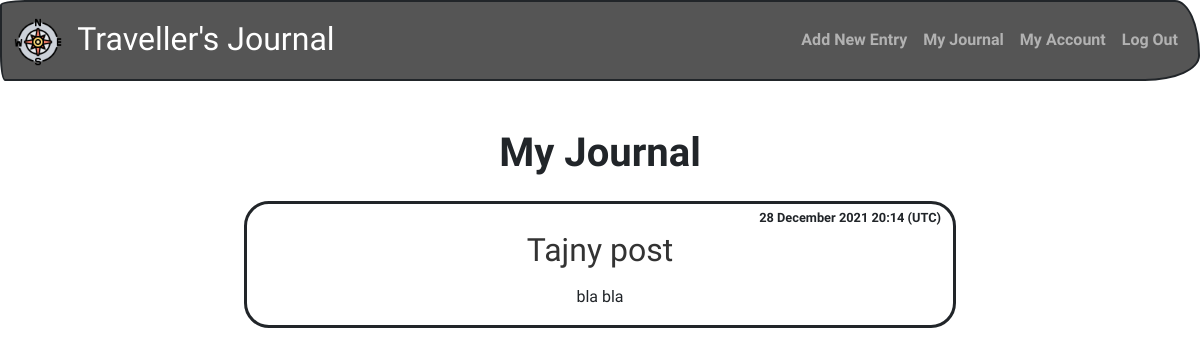
Screenshot of /journal (signed in) with the database file from the repository.
### travel/helpers.py (models this page shows, shortened)
class Post(db.Model):
    id = db.Column(db.Integer, primary_key=True)
    title = db.Column(db.String(100), nullable=False)
    date_posted = db.Column(db.DateTime, nullable=False, default=datetime.utcnow)
    content = db.Column(db.Text, nullable=False)
    user_id = db.Column(db.Integer, db.ForeignKey('user.id'), nullable=False)

### travel/views.py (the view)
@app.route("/journal")
@login_required
def journal():
    posts = Post.query.order_by(Post.date_posted.desc()).filter_by(author=current_user)
    return render_template("journal.html", posts=posts)

### travel/helpers.py (called while the page is built)
@login_manager.user_loader
def load_user(user_id):
    return User.query.get(int(user_id))

### travel/templates/journal.html (shortened to what this page needs)
{% extends "layout.html" %}
{% block content %}
    <h1 class="mb-4 fw-bolder">My Journal</h1>
    {% for post in posts %}
        <div class="row">
            <div class="post col-8 offset-2 bg-light rounded mb-2">
                <div class="date text-end py-1">{{ post.date_posted.strftime('%d %B %Y %-H:%M (UTC)') }}</div>
                <a href="{{ url_for('post', post_id=post.id) }}">
                    <h2>{{ post.title }}</h2>
                </a>
                <p>{{ post.content | safe }}</p>
            </div>
        </div>
    {% endfor %}
{% endblock %}

### travel/static/styles.css (style rules this page uses)
body { background-image:url(/static/imgs/background.jpg); background-position: center; background-size: cover; background-repeat: no-repeat; min-height: 100vh; }
a { text-decoration: none; }
p { font-weight: normal; }
.date { font-size: 0.8rem; }
.post { border: solid; }

### travel/templates/journal.html (style rules this page uses)
body { background-image:url(/static/imgs/background-3.jpg); background-position: center; background-size: cover; background-repeat: no-repeat; min-height: 100vh; }

### rows the page displays
Post: date_posted "28 December 2021 20:14 (UTC)", title "Tajny post", content "bla bla"
